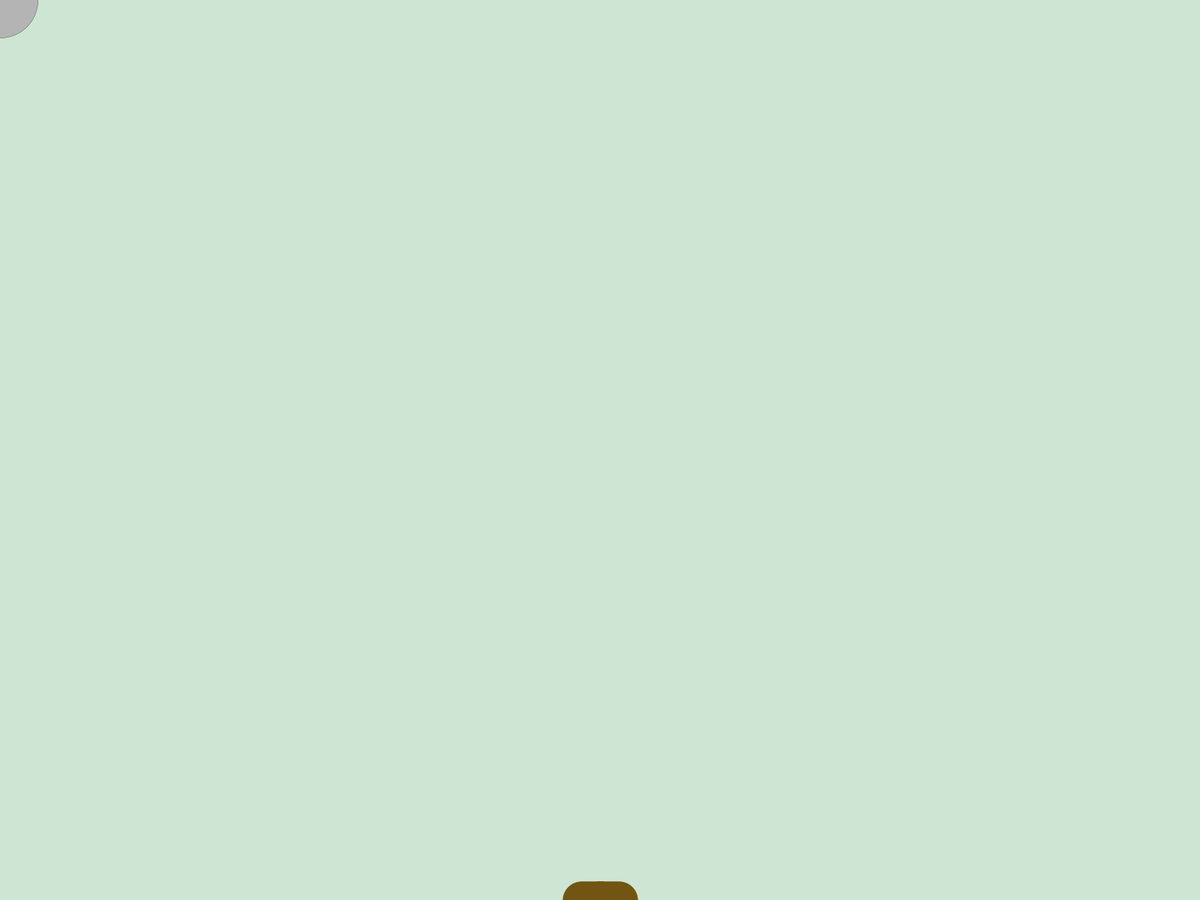
Frame 1 (no input)
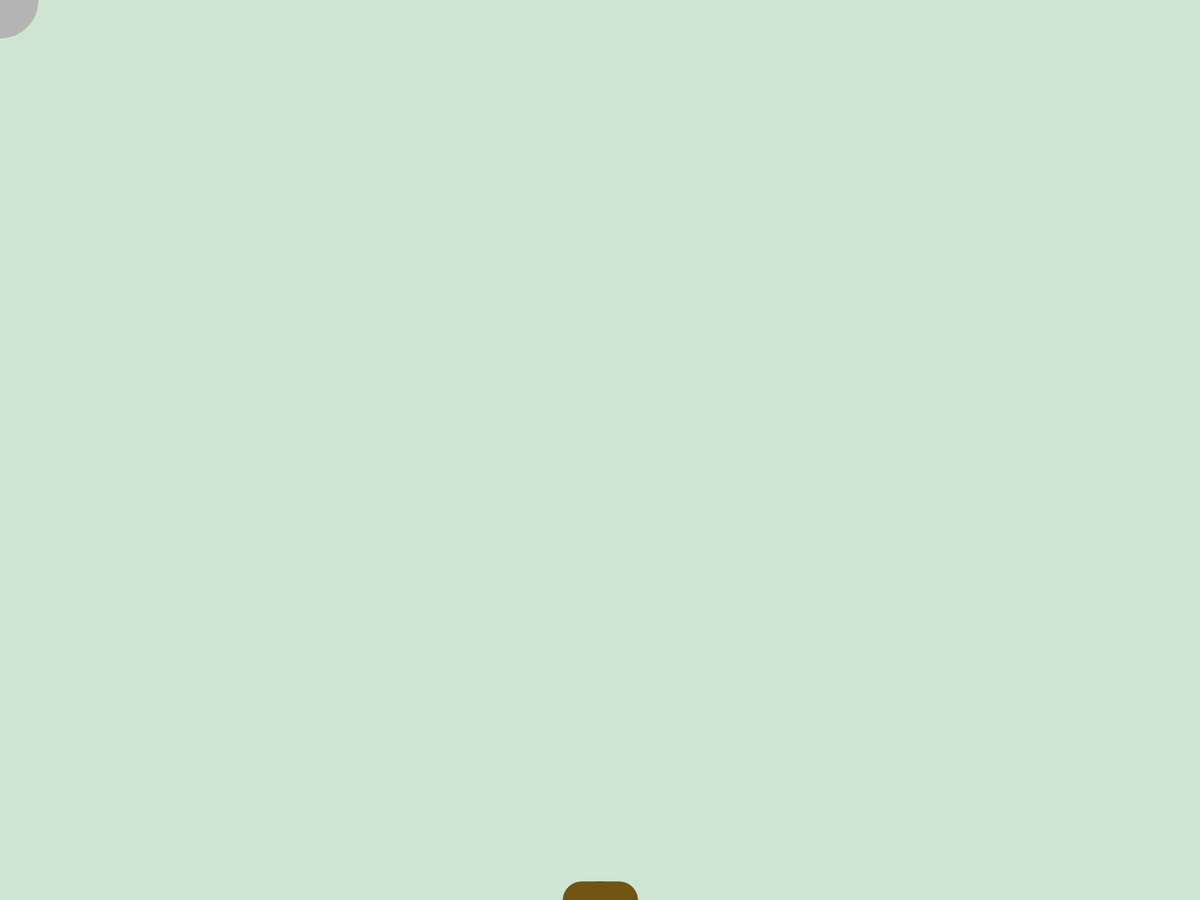
Frame 60 (the mouse pressed at the canvas centre just before this capture)
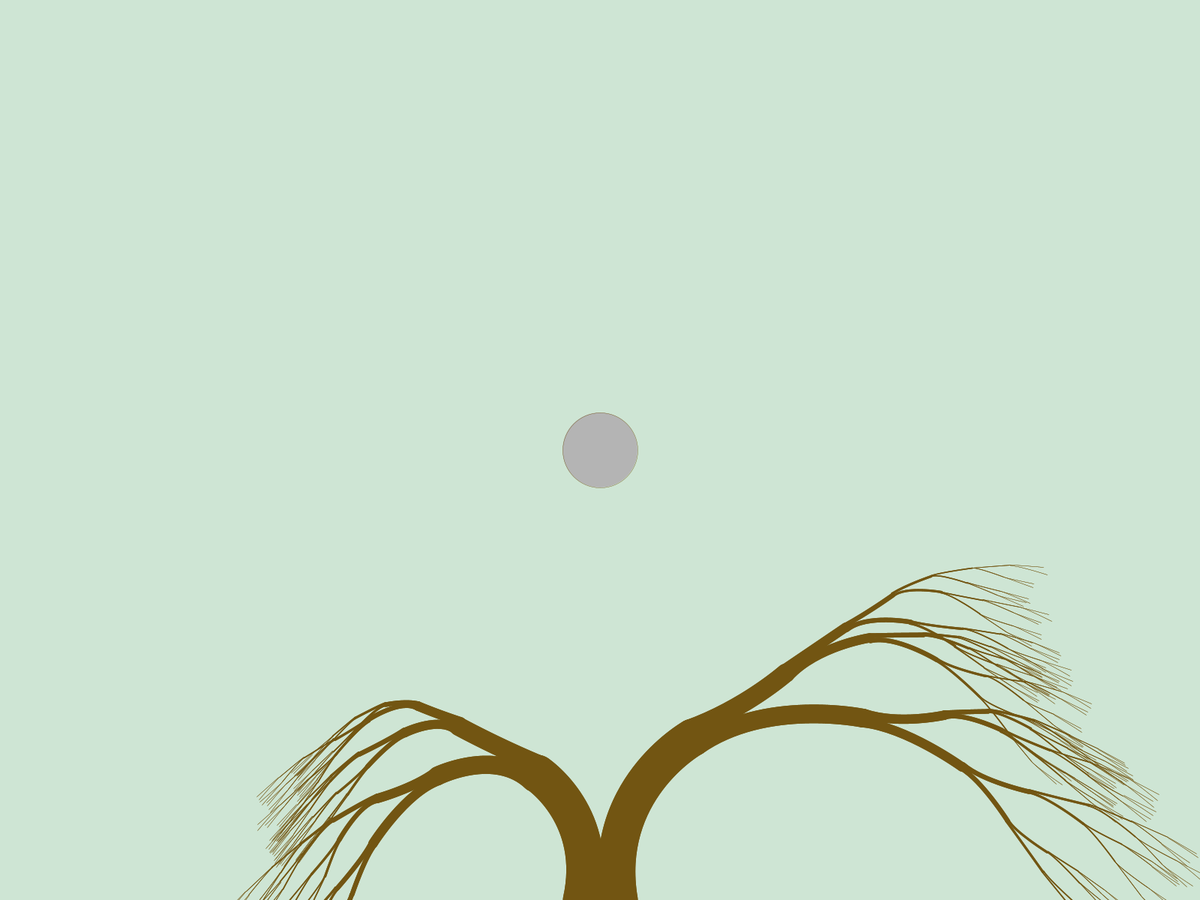
Frame 120 (the mouse held since frame 60 and released just before this capture)

The Processing sketch that drew these frames (run headless with seeded random() and noise(); from frame 60 on, the mouse is pressed at the canvas centre):

// Processing sketch: TreeRev
// ── TreeRev.pde
ArrayList<branch> tbranchs = new ArrayList<branch>();
ArrayList<pressrepos> pposs = new ArrayList<pressrepos>();
int id;
float maxTreeWidth = 200;
int maxgeneration = 8;
float lengthmulti = 1;
float anglemulti = 1;
int Mode = 0;
boolean enablepress;

void setup(){
  colorMode(HSB, 360, 100, 100);
  fullScreen();
  id = 0;
  branchgen(width/2, height, width/2, height/4*3, 1);
  print(id);
  pressrepos ppos = new pressrepos();
  pposs.add(0, ppos);
}

void draw(){
  background(135, 10, 90);
  id = 0;
  float wid = width;
  float hei = height;
  pressrepos ppos = new pressrepos();
  ppos.x = mouseX;
  ppos.y = mouseY;
  ppos.power = 0.1;
  pposs.set(0, ppos);
  lengthmulti = 2*mouseY / wid;
  anglemulti = 2*mouseX / hei;
  fill(255);
  ellipse(mouseX, mouseY, 100, 100);
  colorMode(HSB, 360, 100, 100);
  stroke(41.7, 83.9, 45.0);
  branch(width/2, height, width/2, height/4*3, 1);
}

void mousePressed(){
  if(mouseButton == LEFT){
    tbranchs = new ArrayList<branch>();
    branchgen(width/2, height, width/2, height/4*3, 1);
  }
  else if(mouseButton == RIGHT){
    Mode++;
  }
  else{
    enablepress = !enablepress;
  }
}

void branchgen(float fposx, float fposy, float sposx, float sposy, int generation){
  if(generation > maxgeneration){
    return;
  }
  float angle = atan2(sposy-fposy, sposx-fposx);
  float distance = dist(fposx, fposy, sposx, sposy);
  float pos1len = distance*random(0.4, .8);
  float pos2len = distance*random(0.4, .8);
  float pos1x1 = fposx+cos(angle)*pos1len;
  float pos1y1 = fposy+sin(angle)*pos1len;
  //ellipse(pos1x1, pos1y1, 10, 10);
  float pos2x1 = fposx+cos(angle)*pos2len;
  float pos2y1 = fposy+sin(angle)*pos2len;
  //ellipse(pos2x1, pos2y1, 10, 10);
  float pos1angle = radians(random(10, 40));
  float pos2angle = radians(random(320, 350));
  float pos1x2 = pos1x1+cos(angle+pos1angle)*pos1len;
  float pos1y2 = pos1y1+sin(angle+pos1angle)*pos1len;
  //ellipse(pos1x2, pos1y2, 10, 10);
  float pos2x2 = pos2x1+cos(angle+pos2angle)*pos2len;
  float pos2y2 = pos2y1+sin(angle+pos2angle)*pos2len;
  float stickweight = (maxTreeWidth/pow(2,generation) - maxTreeWidth/pow(2,generation+1))/2;
  float fposxofset = cos(angle+PI/2)*stickweight;
  float fposyofset = sin(angle+PI/2)*stickweight;
  //ellipse(pos2x2, pos2y2, 10, 10);
  noFill();
  strokeWeight(maxTreeWidth/pow(2,generation+1));
  branch tbranch = new branch();
  if(pos1angle <= PI){
    tbranch.angle1 = pos1angle;
  }
  else{
    tbranch.angle1 = -(2*PI - pos1angle);
  }
  if(pos2angle <= PI){
    tbranch.angle2 = pos2angle;
  }
  else{
    tbranch.angle2 = -(2*PI - pos2angle);
  }
  tbranch.dist1 = pos1len;
  tbranch.dist2 = pos2len;
  tbranchs.add(tbranch);
  bezier(fposx+fposxofset, fposy+fposyofset, pos1x1, pos1y1, pos1x2, pos1y2, pos1x2, pos1y2);
  bezier(fposx-fposxofset, fposy-fposyofset, pos2x1, pos2y1, pos2x2, pos2y2, pos2x2, pos2y2);
  bezier(fposx+fposxofset, fposy+fposyofset, pos1x1, pos1y1, pos1x2, pos1y2, pos1x2, pos1y2);
  bezier(fposx-fposxofset, fposy-fposyofset, pos2x1, pos2y1, pos2x2, pos2y2, pos2x2, pos2y2);
  id++;
  branchgen(pos1x2, pos1y2, pos1x2+cos(angle+pos1angle)*pos1len, pos1y2+sin(angle+pos1angle)*pos1len, generation+1);
  branchgen(pos2x2, pos2y2, pos2x2+cos(angle+pos2angle)*pos2len, pos2y2+sin(angle+pos2angle)*pos2len, generation+1);
}

void branch(float fposx, float fposy, float sposx, float sposy, int generation){
  if(generation > maxgeneration){
    return;
  }
  float angle = atan2(sposy-fposy, sposx-fposx);
  float distance = dist(fposx, fposy, sposx, sposy);
  branch tbranch = tbranchs.get(id);
  float pos1len = 0;
  float pos2len = 0;
  float pos1angle = 0;
  float pos2angle = 0;
  switch(Mode){
    case 0:
      pos1len = tbranch.dist1*lengthmulti;
      pos2len = tbranch.dist2*lengthmulti;
      pos1angle = tbranch.angle1*anglemulti;
      pos2angle = tbranch.angle2*anglemulti;
      break;
    case 1:
      pos1len = tbranch.dist1;
      pos2len = tbranch.dist2;
      pos1angle = tbranch.angle1;
      pos2angle = tbranch.angle2;
      break;
    default:
      Mode = 0;
  }
  float pos1x1 = fposx+cos(angle)*pos1len;
  float pos1y1 = fposy+sin(angle)*pos1len;
  //ellipse(pos1x1, pos1y1, 10, 10);
  float pos2x1 = fposx+cos(angle)*pos2len;
  float pos2y1 = fposy+sin(angle)*pos2len;
  //ellipse(pos2x1, pos2y1, 10, 10);
  float pos1x2 = pos1x1+cos(angle+pos1angle)*pos1len;
  float pos1y2 = pos1y1+sin(angle+pos1angle)*pos1len;
  //ellipse(pos1x2, pos1y2, 10, 10);
  float pos2x2 = pos2x1+cos(angle+pos2angle)*pos2len;
  float pos2y2 = pos2y1+sin(angle+pos2angle)*pos2len;
  if(enablepress){
    for(pressrepos ppos: pposs){
      pos1x2 += (pos1x2-ppos.x)*ppos.power/pow(1.001,dist(pos1x2, pos1y2, ppos.x, ppos.y));
      pos1y2 += (pos1y2-ppos.y)*ppos.power/pow(1.001,dist(pos1x2, pos1y2, ppos.x, ppos.y));
      pos2x2 += (pos2x2-ppos.x)*ppos.power/pow(1.001,dist(pos2x2, pos2y2, ppos.x, ppos.y));
      pos2y2 += (pos2y2-ppos.y)*ppos.power/pow(1.001,dist(pos2x2, pos2y2, ppos.x, ppos.y));
    }
  }
  float stickweight = (maxTreeWidth/pow(2,generation) - maxTreeWidth/pow(2,generation+1))/2;
  float fposxofset = cos(angle+PI/2)*stickweight;
  float fposyofset = sin(angle+PI/2)*stickweight;
  //ellipse(pos2x2, pos2y2, 10, 10);
  noFill();
  strokeWeight(maxTreeWidth/pow(2,generation+1));
  bezier(fposx+fposxofset, fposy+fposyofset, pos1x1, pos1y1, pos1x2, pos1y2, pos1x2, pos1y2);
  bezier(fposx-fposxofset, fposy-fposyofset, pos2x1, pos2y1, pos2x2, pos2y2, pos2x2, pos2y2);
  bezier(fposx+fposxofset, fposy+fposyofset, pos1x1, pos1y1, pos1x2, pos1y2, pos1x2, pos1y2);
  bezier(fposx-fposxofset, fposy-fposyofset, pos2x1, pos2y1, pos2x2, pos2y2, pos2x2, pos2y2);
  id++;
  branch(pos1x2, pos1y2, pos1x2+(pos1x2-pos1x1), pos1y2+(pos1y2-pos1y1), generation+1);
  branch(pos2x2, pos2y2, pos2x2+(pos2x2-pos2x1), pos2y2+(pos2y2-pos2y1), generation+1);
}

class position{
  float x;
  float y;
}

class pressrepos extends position{
  float power;
}

class branch{
  float angle1;
  float dist1;
  float angle2;
  float dist2;
}
